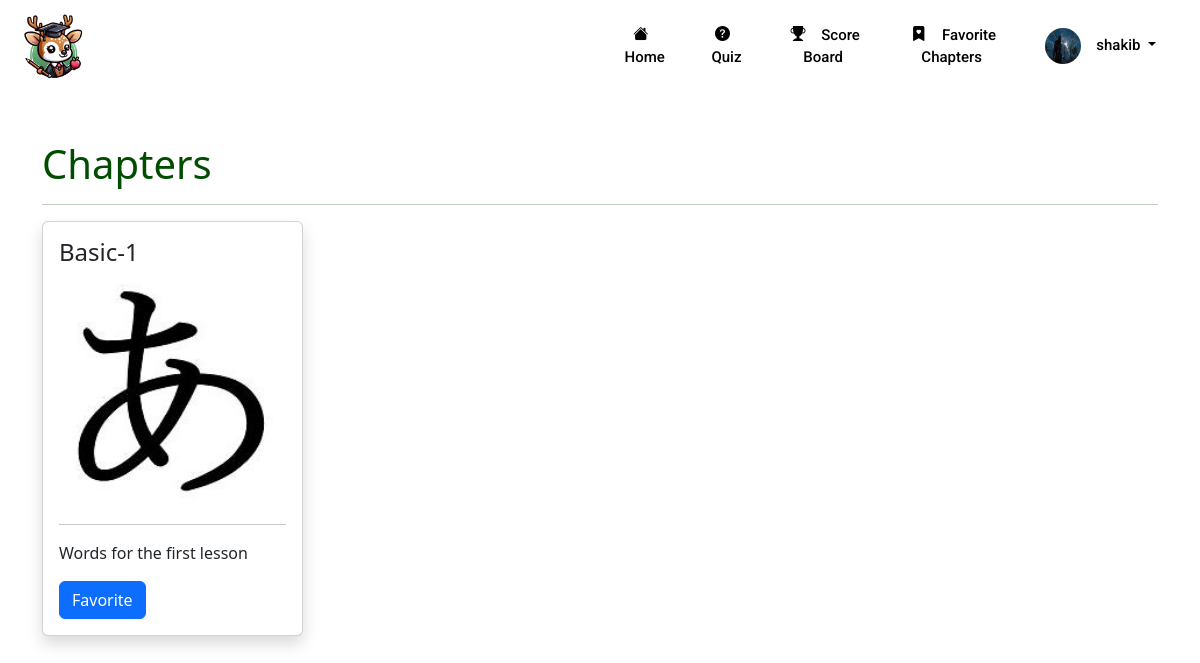
The page /chapters.php (signed in) on the database its author committed.
### tables this page shows
CREATE TABLE `chapters` (
  `chapter_id` int(11) NOT NULL,
  `name` varchar(255) NOT NULL,
  `description` mediumtext NOT NULL,
  `image` varchar(191) NOT NULL,
  `status` tinyint(4) NOT NULL,
  `popular` tinyint(4) NOT NULL,
  `slug` varchar(255) DEFAULT NULL
);

### chapters.php (the view, shortened to what this page needs)
<?php
include('include/header.php');
include("config/db.php");
?>
<body>
    <div class="py-5">
        <div class="container">
            <div class="row">
                <div class="col-md-12">
                    <h1>Chapters</h1>
                    <hr>
                    <div class="row">
                        <?php
                        function getAllActive($table)
                        {
                            global $con;
                            $query = "SELECT * FROM $table WHERE status='0' ";
                            return $query_run = mysqli_query($con, $query);
                        }
                        $chapters = getAllActive("chapters");
                        if (mysqli_num_rows($chapters) > 0) {
                            foreach ($chapters as $item) {
                        ?>
                                <div class="col-md-3 md-2">
                                    <a href="cards.php?chapters=<?= $item['slug']; ?>">
                                        <div class="card shadow">
                                            <div class="card-body">
                                                <h4><?= $item['name']; ?></h4>
                                                <img src="admin/uploads/<?= $item['image']; ?>" alt="Chapters Image" class="w-100">
                                                <hr>
                                                <p><?= $item['description']; ?></p>
                                                <button class="btn btn-primary" onclick="markAsFavorite(event, <?= $item['chapter_id']; ?>)" title="mark this chapter as favorite">Favorite</button>
                                            </div>
                                        </div>
                                    </a>
                                </div>
                        <?php
                            }
                        } else {
                            echo "No Category found";
                        }
                        ?>
                    </div>
                </div>
            </div>
        </div>
    </div>
</body>
</html>

### include/navbar.php (style rules this page uses)
.container { color: #004d00; }

### chapters.php (style rules this page uses)
a { text-decoration: none; }

### rows shown on the page
chapters: name "Basic-1", image (picture), description "Words for the first lesson"

### other values the page prints
$_SESSION['user_name'] "shakib"
